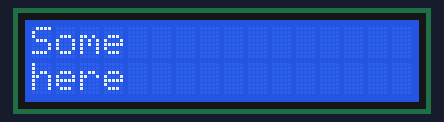
The sketch below on a simulated Arduino Uno, built with avr-gcc and run on an emulated ATmega328P. Shown: 16×2 character LCD.

Above: at 0.1 s.
At 0.6 s:
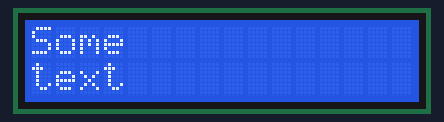

The sketch:

32IV_6_LCD_Sample.ino
```cpp
#include <Adafruit_LiquidCrystal.h>

Adafruit_LiquidCrystal lcd(0);

void setup()
{
  lcd.begin(16, 2);
  lcd.setBacklight(1);

  lcd.print("Some");
  lcd.setCursor(0,1);
  lcd.print("here");
  delay(500);
}

void loop()
{
  lcd.setCursor(0, 1);
  lcd.print("text");
  lcd.setBacklight(1);
  delay(500);
}
```
